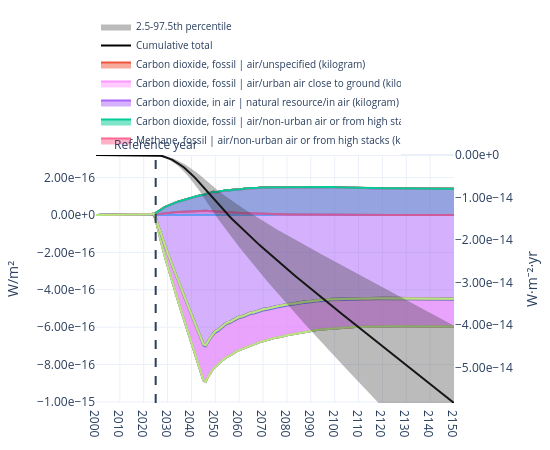

This figure's notebook cell:
### Markdown cell above
### Plot radiative forcing and temperature

### Code cell
plot_rf(
    trails=trails,
    reference_year=ref_year,
    by="flow",
    year_range=(2000, 2150),
    year_tick=10,
)

### Figure 1 — Plotly figure (JSON) as saved in the notebook; plotly's stock layout.template omitted (floating-point values rounded to 4 significant figures; data arrays with more than 128 entries replaced by an {"elided": "..."} marker saying what was removed)
{"data": [{"hoverinfo": "skip", "meta": "Carbon dioxide, fossil |<br>air/lower<br>stratosphere + upper troposphere (kilogram)", "mode": "lines", "name": "Carbon dioxide, fossil | air/lower stratosphere + upper troposphere (kilogram)", "showlegend": false, "stackgroup": "one", "type": "scatter", "x": {"elided": "151 int values"}, "y": {"elided": "151 float values"}}, {"hoverinfo": "skip", "meta": "Hexafluoroethane |<br>air/unspecified (kilogram)", "mode": "lines", "name": "Hexafluoroethane | air/unspecified (kilogram)", "showlegend": false, "stackgroup": "one", "type": "scatter", "x": {"elided": "151 int values"}, "y": {"elided": "151 float values"}}, {"hoverinfo": "skip", "meta": "Trifluoromethane |<br>air/urban air close to<br>ground (kilogram)", "mode": "lines", "name": "Trifluoromethane | air/urban air close to ground (kilogram)", "showlegend": false, "stackgroup": "one", "type": "scatter", "x": {"elided": "151 int values"}, "y": {"elided": "151 float values"}}, {"hoverinfo": "skip", "meta": "Carbon dioxide, to soil or biomass stock |<br>soil/agricultural (kilogram)", "mode": "lines", "name": "Carbon dioxide, to soil or biomass stock | soil/agricultural (kilogram)", "showlegend": false, "stackgroup": "one", "type": "scatter", "x": {"elided": "151 int values"}, "y": {"elided": "151 float values"}}, {"hoverinfo": "skip", "meta": "Carbon dioxide, non-fossil |<br>air/urban air<br>close to ground (kilogram)", "mode": "lines", "name": "Carbon dioxide, non-fossil | air/urban air close to ground (kilogram)", "showlegend": false, "stackgroup": "one", "type": "scatter", "x": {"elided": "151 int values"}, "y": {"elided": "151 float values"}}, {"hoverinfo": "skip", "meta": "Sulfur hexafluoride |<br>air/urban air close to<br>ground (kilogram)", "mode": "lines", "name": "Sulfur hexafluoride | air/urban air close to ground (kilogram)", "showlegend": false, "stackgroup": "one", "type": "scatter", "x": {"elided": "151 int values"}, "y": {"elided": "151 float values"}}, {"hovertemplate": "<b>%{meta}</b><br>Year: %{x}<br>W/m²: %{y:.6g}<extra></extra>", "meta": "Methane, fossil |<br>air/non-urban air or from<br>high stacks (kilogram)", "mode": "lines", "name": "Methane, fossil | air/non-urban air or from high stacks (kilogram)", "showlegend": true, "stackgroup": "one", "type": "scatter", "x": {"elided": "151 int values"}, "y": {"elided": "151 float values"}}, {"hoverinfo": "skip", "meta": "1,1,1,2-Tetrafluoroethane |<br>air/unspecified<br>(kilogram)", "mode": "lines", "name": "1,1,1,2-Tetrafluoroethane | air/unspecified (kilogram)", "showlegend": false, "stackgroup": "one", "type": "scatter", "x": {"elided": "151 int values"}, "y": {"elided": "151 float values"}}, {"hoverinfo": "skip", "meta": "Tetrafluoromethane |<br>air/unspecified<br>(kilogram)", "mode": "lines", "name": "Tetrafluoromethane | air/unspecified (kilogram)", "showlegend": false, "stackgroup": "one", "type": "scatter", "x": {"elided": "151 int values"}, "y": {"elided": "151 float values"}}, {"hoverinfo": "skip", "meta": "Carbon dioxide, from soil or biomass stock |<br>air/non-urban air or from high stacks<br>(kilogram)", "mode": "lines", "name": "Carbon dioxide, from soil or biomass stock | air/non-urban air or from high stacks (kilogram)", "showlegend": false, "stackgroup": "one", "type": "scatter", "x": {"elided": "151 int values"}, "y": {"elided": "151 float values"}}, {"hoverinfo": "skip", "meta": "Methane, fossil |<br>air/low population density,<br>long-term (kilogram)", "mode": "lines", "name": "Methane, fossil | air/low population density, long-term (kilogram)", "showlegend": false, "stackgroup": "one", "type": "scatter", "x": {"elided": "151 int values"}, "y": {"elided": "151 float values"}}, {"hoverinfo": "skip", "meta": "Methane, non-fossil |<br>air/unspecified<br>(kilogram)", "mode": "lines", "name": "Methane, non-fossil | air/unspecified (kilogram)", "showlegend": false, "stackgroup": "one", "type": "scatter", "x": {"elided": "151 int values"}, "y": {"elided": "151 float values"}}, {"hovertemplate": "<b>%{meta}</b><br>Year: %{x}<br>W/m²: %{y:.6g}<extra></extra>", "meta": "Carbon dioxide, fossil |<br>air/non-urban air or<br>from high stacks (kilogram)", "mode": "lines", "name": "Carbon dioxide, fossil | air/non-urban air or from high stacks (kilogram)", "showlegend": true, "stackgroup": "one", "type": "scatter", "x": {"elided": "151 int values"}, "y": {"elided": "151 float values"}}, {"hoverinfo": "skip", "meta": "Carbon dioxide, non-fossil |<br>air/unspecified<br>(kilogram)", "mode": "lines", "name": "Carbon dioxide, non-fossil | air/unspecified (kilogram)", "showlegend": false, "stackgroup": "one", "type": "scatter", "x": {"elided": "151 int values"}, "y": {"elided": "151 float values"}}, {"hoverinfo": "skip", "meta": "Methane, non-fossil |<br>air/urban air close to<br>ground (kilogram)", "mode": "lines", "name": "Methane, non-fossil | air/urban air close to ground (kilogram)", "showlegend": false, "stackgroup": "one", "type": "scatter", "x": {"elided": "151 int values"}, "y": {"elided": "151 float values"}}, {"hoverinfo": "skip", "meta": "Tetrafluoromethane |<br>air/urban air close to<br>ground (kilogram)", "mode": "lines", "name": "Tetrafluoromethane | air/urban air close to ground (kilogram)", "showlegend": false, "stackgroup": "one", "type": "scatter", "x": {"elided": "151 int values"}, "y": {"elided": "151 float values"}}, {"hoverinfo": "skip", "meta": "Methane, fossil |<br>air/urban air close to<br>ground (kilogram)", "mode": "lines", "name": "Methane, fossil | air/urban air close to ground (kilogram)", "showlegend": false, "stackgroup": "one", "type": "scatter", "x": {"elided": "151 int values"}, "y": {"elided": "151 float values"}}, {"hoverinfo": "skip", "meta": "Sulfur hexafluoride |<br>air/non-urban air or<br>from high stacks (kilogram)", "mode": "lines", "name": "Sulfur hexafluoride | air/non-urban air or from high stacks (kilogram)", "showlegend": false, "stackgroup": "one", "type": "scatter", "x": {"elided": "151 int values"}, "y": {"elided": "151 float values"}}, {"hoverinfo": "skip", "meta": "Dinitrogen monoxide |<br>air/low population<br>density, long-term (kilogram)", "mode": "lines", "name": "Dinitrogen monoxide | air/low population density, long-term (kilogram)", "showlegend": false, "stackgroup": "one", "type": "scatter", "x": {"elided": "151 int values"}, "y": {"elided": "151 float values"}}, {"hoverinfo": "skip", "meta": "Carbon dioxide, to soil or biomass stock |<br>soil/unspecified (kilogram)", "mode": "lines", "name": "Carbon dioxide, to soil or biomass stock | soil/unspecified (kilogram)", "showlegend": false, "stackgroup": "one", "type": "scatter", "x": {"elided": "151 int values"}, "y": {"elided": "151 float values"}}, {"hoverinfo": "skip", "meta": "Sulfur hexafluoride |<br>air/unspecified<br>(kilogram)", "mode": "lines", "name": "Sulfur hexafluoride | air/unspecified (kilogram)", "showlegend": false, "stackgroup": "one", "type": "scatter", "x": {"elided": "151 int values"}, "y": {"elided": "151 float values"}}, {"hoverinfo": "skip", "meta": "Carbon dioxide, non-fossil |<br>air/non-urban<br>air or from high stacks (kilogram)", "mode": "lines", "name": "Carbon dioxide, non-fossil | air/non-urban air or from high stacks (kilogram)", "showlegend": false, "stackgroup": "one", "type": "scatter", "x": {"elided": "151 int values"}, "y": {"elided": "151 float values"}}, {"hoverinfo": "skip", "meta": "Dinitrogen monoxide |<br>air/urban air close to<br>ground (kilogram)", "mode": "lines", "name": "Dinitrogen monoxide | air/urban air close to ground (kilogram)", "showlegend": false, "stackgroup": "one", "type": "scatter", "x": {"elided": "151 int values"}, "y": {"elided": "151 float values"}}, {"hovertemplate": "<b>%{meta}</b><br>Year: %{x}<br>W/m²: %{y:.6g}<extra></extra>", "meta": "Carbon dioxide, in air |<br>natural resource/in<br>air (kilogram)", "mode": "lines", "name": "Carbon dioxide, in air | natural resource/in air (kilogram)", "showlegend": true, "stackgroup": "one", "type": "scatter", "x": {"elided": "151 int values"}, "y": {"elided": "151 float values"}}, {"hoverinfo": "skip", "meta": "Trifluoromethane |<br>air/non-urban air or from<br>high stacks (kilogram)", "mode": "lines", "name": "Trifluoromethane | air/non-urban air or from high stacks (kilogram)", "showlegend": false, "stackgroup": "one", "type": "scatter", "x": {"elided": "151 int values"}, "y": {"elided": "151 float values"}}, {"hoverinfo": "skip", "meta": "Methane, from soil or biomass stock |<br>air/non-urban air or from high stacks<br>(kilogram)", "mode": "lines", "name": "Methane, from soil or biomass stock | air/non-urban air or from high stacks (kilogram)", "showlegend": false, "stackgroup": "one", "type": "scatter", "x": {"elided": "151 int values"}, "y": {"elided": "151 float values"}}, {"hoverinfo": "skip", "meta": "1,1,1,2-Tetrafluoroethane |<br>air/non-urban air<br>or from high stacks (kilogram)", "mode": "lines", "name": "1,1,1,2-Tetrafluoroethane | air/non-urban air or from high stacks (kilogram)", "showlegend": false, "stackgroup": "one", "type": "scatter", "x": {"elided": "151 int values"}, "y": {"elided": "151 float values"}}, {"hoverinfo": "skip", "meta": "Methane, non-fossil |<br>air/non-urban air or<br>from high stacks (kilogram)", "mode": "lines", "name": "Methane, non-fossil | air/non-urban air or from high stacks (kilogram)", "showlegend": false, "stackgroup": "one", "type": "scatter", "x": {"elided": "151 int values"}, "y": {"elided": "151 float values"}}, {"hovertemplate": "<b>%{meta}</b><br>Year: %{x}<br>W/m²: %{y:.6g}<extra></extra>", "meta": "Carbon dioxide, fossil |<br>air/urban air close<br>to ground (kilogram)", "mode": "lines", "name": "Carbon dioxide, fossil | air/urban air close to ground (kilogram)", "showlegend": true, "stackgroup": "one", "type": "scatter", "x": {"elided": "151 int values"}, "y": {"elided": "151 float values"}}, {"hoverinfo": "skip", "meta": "Methane, fossil |<br>air/unspecified (kilogram)", "mode": "lines", "name": "Methane, fossil | air/unspecified (kilogram)", "showlegend": false, "stackgroup": "one", "type": "scatter", "x": {"elided": "151 int values"}, "y": {"elided": "151 float values"}}, {"hoverinfo": "skip", "meta": "Dinitrogen monoxide |<br>air/non-urban air or<br>from high stacks (kilogram)", "mode": "lines", "name": "Dinitrogen monoxide | air/non-urban air or from high stacks (kilogram)", "showlegend": false, "stackgroup": "one", "type": "scatter", "x": {"elided": "151 int values"}, "y": {"elided": "151 float values"}}, {"hovertemplate": "<b>%{meta}</b><br>Year: %{x}<br>W/m²: %{y:.6g}<extra></extra>", "meta": "Carbon dioxide, fossil |<br>air/unspecified<br>(kilogram)", "mode": "lines", "name": "Carbon dioxide, fossil | air/unspecified (kilogram)", "showlegend": true, "stackgroup": "one", "type": "scatter", "x": {"elided": "151 int values"}, "y": {"elided": "151 float values"}}, {"hoverinfo": "skip", "meta": "1,1,1,2-Tetrafluoroethane |<br>air/urban air<br>close to ground (kilogram)", "mode": "lines", "name": "1,1,1,2-Tetrafluoroethane | air/urban air close to ground (kilogram)", "showlegend": false, "stackgroup": "one", "type": "scatter", "x": {"elided": "151 int values"}, "y": {"elided": "151 float values"}}, {"hoverinfo": "skip", "meta": "Carbon dioxide, from soil or biomass stock |<br>air/unspecified (kilogram)", "mode": "lines", "name": "Carbon dioxide, from soil or biomass stock | air/unspecified (kilogram)", "showlegend": false, "stackgroup": "one", "type": "scatter", "x": {"elided": "151 int values"}, "y": {"elided": "151 float values"}}, {"hoverinfo": "skip", "meta": "Carbon dioxide, non-fossil, resource<br>correction |<br>natural resource/in air<br>(kilogram)", "mode": "lines", "name": "Carbon dioxide, non-fossil, resource correction | natural resource/in air (kilogram)", "showlegend": false, "stackgroup": "one", "type": "scatter", "x": {"elided": "151 int values"}, "y": {"elided": "151 float values"}}, {"hoverinfo": "skip", "meta": "Difluoromethane |<br>air/unspecified (kilogram)", "mode": "lines", "name": "Difluoromethane | air/unspecified (kilogram)", "showlegend": false, "stackgroup": "one", "type": "scatter", "x": {"elided": "151 int values"}, "y": {"elided": "151 float values"}}, {"hoverinfo": "skip", "meta": "Dinitrogen monoxide |<br>air/unspecified<br>(kilogram)", "mode": "lines", "name": "Dinitrogen monoxide | air/unspecified (kilogram)", "showlegend": false, "stackgroup": "one", "type": "scatter", "x": {"elided": "151 int values"}, "y": {"elided": "151 float values"}}, {"hoverinfo": "skip", "meta": "Hexafluoroethane |<br>air/urban air close to<br>ground (kilogram)", "mode": "lines", "name": "Hexafluoroethane | air/urban air close to ground (kilogram)", "showlegend": false, "stackgroup": "one", "type": "scatter", "x": {"elided": "151 int values"}, "y": {"elided": "151 float values"}}, {"hovertemplate": "<b>Cumulative total</b><br>Year: %{x}<br>W·m⁻²·yr: %{y:.6g}<extra></extra>", "line": {"color": "black", "width": 2}, "mode": "lines", "name": "Cumulative total", "showlegend": true, "type": "scatter", "x": {"elided": "151 int values"}, "y": {"elided": "151 float values"}, "yaxis": "y2"}, {"hoverinfo": "skip", "line": {"width": 0}, "mode": "lines", "showlegend": false, "type": "scatter", "x": {"elided": "151 int values"}, "y": {"elided": "151 float values"}, "yaxis": "y2"}, {"fill": "tonexty", "fillcolor": "rgba(60,60,60,0.35)", "line": {"width": 0}, "mode": "lines", "name": "2.5-97.5th percentile", "type": "scatter", "x": {"elided": "151 int values"}, "y": {"elided": "151 float values"}, "yaxis": "y2"}], "layout": {"annotations": [{"showarrow": false, "text": "Reference year", "x": 2025, "xanchor": "center", "xref": "x", "y": 1, "yanchor": "bottom", "yref": "y domain"}, {"showarrow": false, "text": "Radiative forcing by gas/flow", "x": 0.5, "xanchor": "center", "xref": "paper", "y": -0.2, "yanchor": "top", "yref": "paper"}], "height": 450, "hoverlabel": {"align": "left", "font": {"size": 11}}, "hovermode": "x unified", "legend": {"entrywidth": 260, "entrywidthmode": "pixels", "font": {"size": 10}, "orientation": "h", "x": 0, "xanchor": "left", "y": 1, "yanchor": "bottom"}, "margin": {"b": 40, "l": 60, "r": 60, "t": 119}, "shapes": [{"line": {"dash": "dash", "width": 2}, "type": "line", "x0": 2025, "x1": 2025, "xref": "x", "y0": 0, "y1": 1, "yref": "y domain"}], "title": {"text": "", "x": 0.5, "xanchor": "center"}, "width": 550, "xaxis": {"dtick": 10, "range": [2000, 2150], "showgrid": true, "tick0": 2000, "tickmode": "linear"}, "yaxis": {"exponentformat": "e", "range": [-1.006e-15, 3.21e-16], "showexponent": "all", "showgrid": true, "tickformat": ".2e", "title": {"text": "W/m²"}, "type": "linear"}, "yaxis2": {"exponentformat": "e", "overlaying": "y", "range": [-5.836e-14, 1.747e-17], "showexponent": "all", "showgrid": false, "side": "right", "tickformat": ".2e", "title": {"text": "W·m⁻²·yr"}}}}
